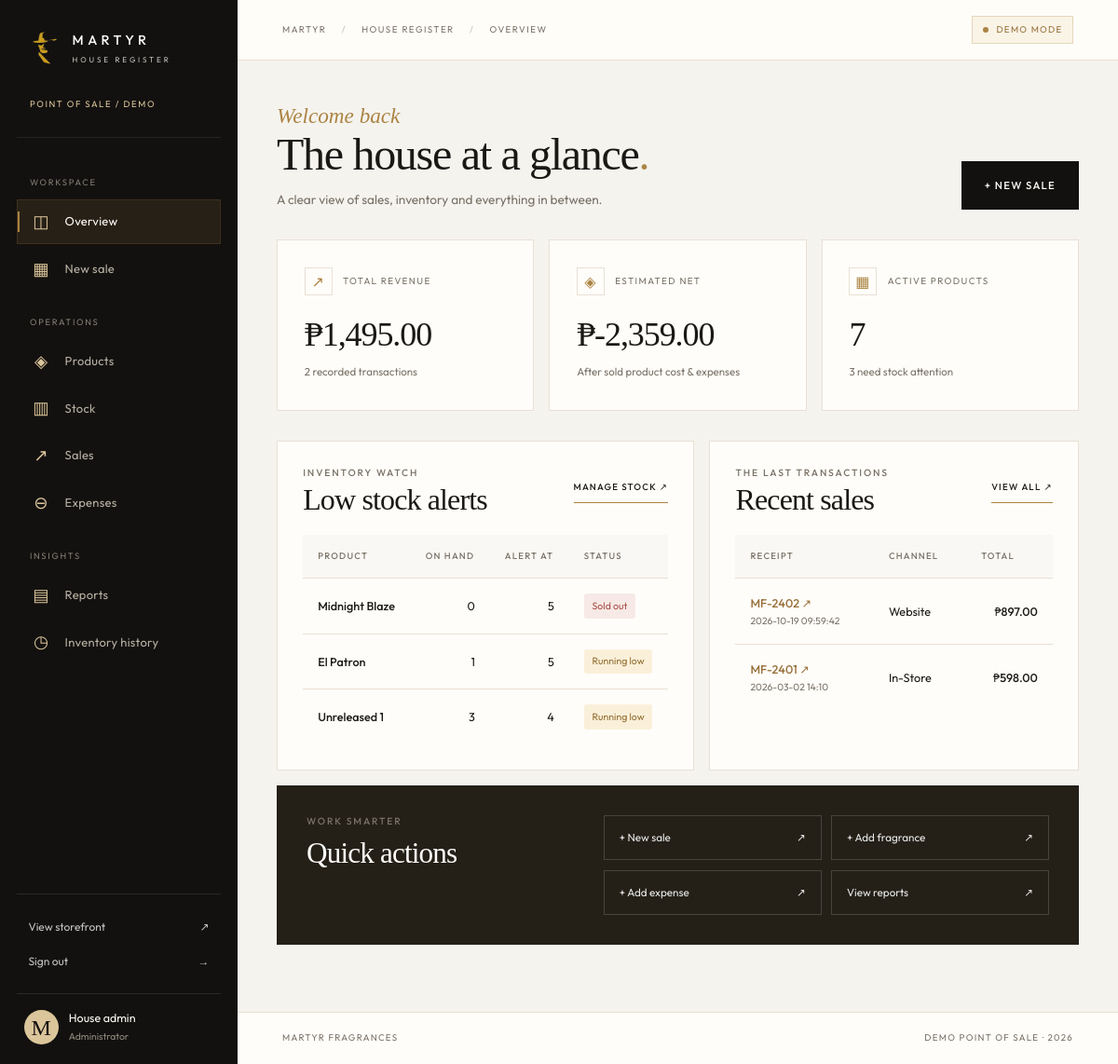
The page /admin (signed in) on the database its author committed.
### tables this page shows
CREATE TABLE products (
    id TEXT PRIMARY KEY,
    name TEXT NOT NULL,
    price REAL NOT NULL,
    cost_price REAL NOT NULL,
    stock INTEGER NOT NULL,
    reorder_level INTEGER NOT NULL,
    size_label TEXT NOT NULL,
    image TEXT,
    blurb TEXT NOT NULL,
    description TEXT NOT NULL,
    season TEXT NOT NULL,
    longevity TEXT NOT NULL,
    rating INTEGER NOT NULL
);

CREATE TABLE sales (
    id INTEGER PRIMARY KEY,
    sale_number TEXT UNIQUE NOT NULL,
    sold_at TEXT NOT NULL,
    channel TEXT NOT NULL,
    payment_method TEXT NOT NULL,
    customer_name TEXT NOT NULL,
    customer_id INTEGER REFERENCES customer_accounts(id),
    subtotal REAL NOT NULL,
    total REAL NOT NULL,
    tendered REAL,
    change_amount REAL NOT NULL
);

### app.py (the view)
@app.get("/admin")
@require_admin
def admin_home():
    connection = get_db()
    sales_total = connection.execute("SELECT COALESCE(SUM(total), 0) AS n FROM sales").fetchone()["n"]
    expense_total = connection.execute("SELECT COALESCE(SUM(amount), 0) AS n FROM expenses").fetchone()["n"]
    cost_of_goods = connection.execute(
        "SELECT COALESCE(SUM(quantity * unit_cost), 0) AS n FROM sale_items"
    ).fetchone()["n"]
    sale_count = connection.execute("SELECT COUNT(*) AS n FROM sales").fetchone()["n"]
    product_count = connection.execute("SELECT COUNT(*) AS n FROM products").fetchone()["n"]
    low_stock = connection.execute(
        "SELECT * FROM products WHERE stock <= reorder_level ORDER BY stock, name"
    ).fetchall()
    recent = connection.execute("SELECT * FROM sales ORDER BY id DESC LIMIT 6").fetchall()
    connection.close()
    return render_template("admin_home.html", sales_total=sales_total,
                           expense_total=expense_total, cost_of_goods=cost_of_goods,
                           product_count=product_count, sale_count=sale_count,
                           low_stock=low_stock, recent=recent)

### app.py (called while the page is built)
def peso(amount):
    return f"₱{float(amount or 0):,.2f}"

def csrf_token():
    if "_csrf_token" not in session:
        session["_csrf_token"] = secrets.token_urlsafe(32)
    return session["_csrf_token"]

@app.before_request
def check_csrf():
    if request.method == "POST":
        submitted = request.form.get("_csrf_token", "")
        if not hmac.compare_digest(submitted, csrf_token()):
            abort(400, description="Form expired. Refresh the page and try again.")

def cart_count():
    return sum(max(0, int(q)) for q in session.get("cart", {}).values())

@app.context_processor
def inject_nav():
    return {
        "cart_count": cart_count(),
        "admin_name": session.get("user"),
        "customer_name": session.get("customer_name"),
        "customer_id": session.get("customer_id"),
        "csrf_token": csrf_token,
        "today": date.today().isoformat(),
    }

def require_admin(view):
    @wraps(view)
    def wrapped(*args, **kwargs):
        if not session.get("user"):
            return redirect(url_for("admin_login"))
        return view(*args, **kwargs)
    return wrapped

### db.py (called while the page is built)
def get_db():
    connection = sqlite3.connect(DB_FILE, timeout=15)
    connection.row_factory = sqlite3.Row
    connection.execute("PRAGMA foreign_keys = ON")
    connection.execute("PRAGMA busy_timeout = 15000")
    return connection

### templates/admin_home.html
{% extends "admin_base.html" %}
{% block breadcrumb %}Overview{% endblock %}
{% block eyebrow %}Welcome back{% endblock %}
{% block heading %}The house at a glance<span class="gold-period">.</span>{% endblock %}
{% block subtitle %}A clear view of sales, inventory and everything in between.{% endblock %}
{% block page_action %}<a class="btn btn-ink" href="/admin/register">+ New sale</a>{% endblock %}
{% block content %}
<div class="stats dashboard-stats"><div class="stat"><span class="stat-label"><span class="stat-icon">↗</span> TOTAL REVENUE</span><b>{{ sales_total|peso }}</b><span class="stat-foot">{{ sale_count }} recorded transaction{{ 's' if sale_count != 1 else '' }}</span></div><div class="stat"><span class="stat-label"><span class="stat-icon">◈</span> ESTIMATED NET</span><b>{{ (sales_total - cost_of_goods - expense_total)|peso }}</b><span class="stat-foot">After sold product cost &amp; expenses</span></div><div class="stat"><span class="stat-label"><span class="stat-icon">▦</span> ACTIVE PRODUCTS</span><b>{{ product_count }}</b><span class="stat-foot">{{ low_stock|length }} need stock attention</span></div></div>
<div class="dashboard-grid"><section class="admin-card"><div class="card-header"><div><p class="mini-heading">INVENTORY WATCH</p><h2>Low stock alerts</h2></div><a class="text-link" href="/admin/stock">Manage stock ↗</a></div><div class="table-scroll"><table class="sheet"><thead><tr><th>Product</th><th>On hand</th><th>Alert at</th><th>Status</th></tr></thead><tbody>{% for product in low_stock %}<tr><td><strong>{{ product.name }}</strong></td><td class="num">{{ product.stock }}</td><td class="num">{{ product.reorder_level }}</td><td>{% if product.stock == 0 %}<span class="status-label urgent">Sold out</span>{% else %}<span class="status-label warning">Running low</span>{% endif %}</td></tr>{% else %}<tr><td colspan="4" class="empty-table">All fragrances are stocked above their reorder level.</td></tr>{% endfor %}</tbody></table></div></section><section class="admin-card"><div class="card-header"><div><p class="mini-heading">THE LAST TRANSACTIONS</p><h2>Recent sales</h2></div><a class="text-link" href="/admin/sales">View all ↗</a></div><div class="table-scroll"><table class="sheet"><thead><tr><th>Receipt</th><th>Channel</th><th>Total</th></tr></thead><tbody>{% for sale in recent %}<tr><td><a class="row-link" href="/receipt/{{ sale.sale_number }}">{{ sale.sale_number }} ↗</a><small class="block muted">{{ sale.sold_at }}</small></td><td>{{ sale.channel|title }}</td><td class="num"><strong>{{ sale.total|peso }}</strong></td></tr>{% else %}<tr><td colspan="3" class="empty-table">No sales recorded yet.</td></tr>{% endfor %}</tbody></table></div></section></div>
<div class="quick-actions"><div><p class="mini-heading">WORK SMARTER</p><h2>Quick actions</h2></div><div class="quick-links"><a href="/admin/register">+ New sale <span>↗</span></a><a href="/admin/products">+ Add fragrance <span>↗</span></a><a href="/admin/expenses">+ Add expense <span>↗</span></a><a href="/admin/reports">View reports <span>↗</span></a></div></div>
{% endblock %}

### rows shown on the page
products: name "Midnight Blaze", stock "0", reorder_level "5", shows "Sold out"
products: name "El Patron", stock "1", reorder_level "5", shows "Running low"
products: name "Unreleased 1", stock "3", reorder_level "4", shows "Running low"
sales: sale_number "MF-2402", sold_at "2026-10-19 09:59:42", channel "Website", total|peso "₱897.00"
sales: sale_number "MF-2401", sold_at "2026-03-02 14:10", channel "In-Store", total|peso "₱598.00"

### other values the page prints
{{ admin_name }} "House admin"
{{ sales_total|peso }} "₱1,495.00"
{{ sale_count }} "2"
{{ 's' if sale_count != 1 else '' }} "s"
{{ (sales_total - cost_of_goods - expense_total)|peso }} "₱-2,359.00"
{{ product_count }} "7"
{{ low_stock|length }} "3"
